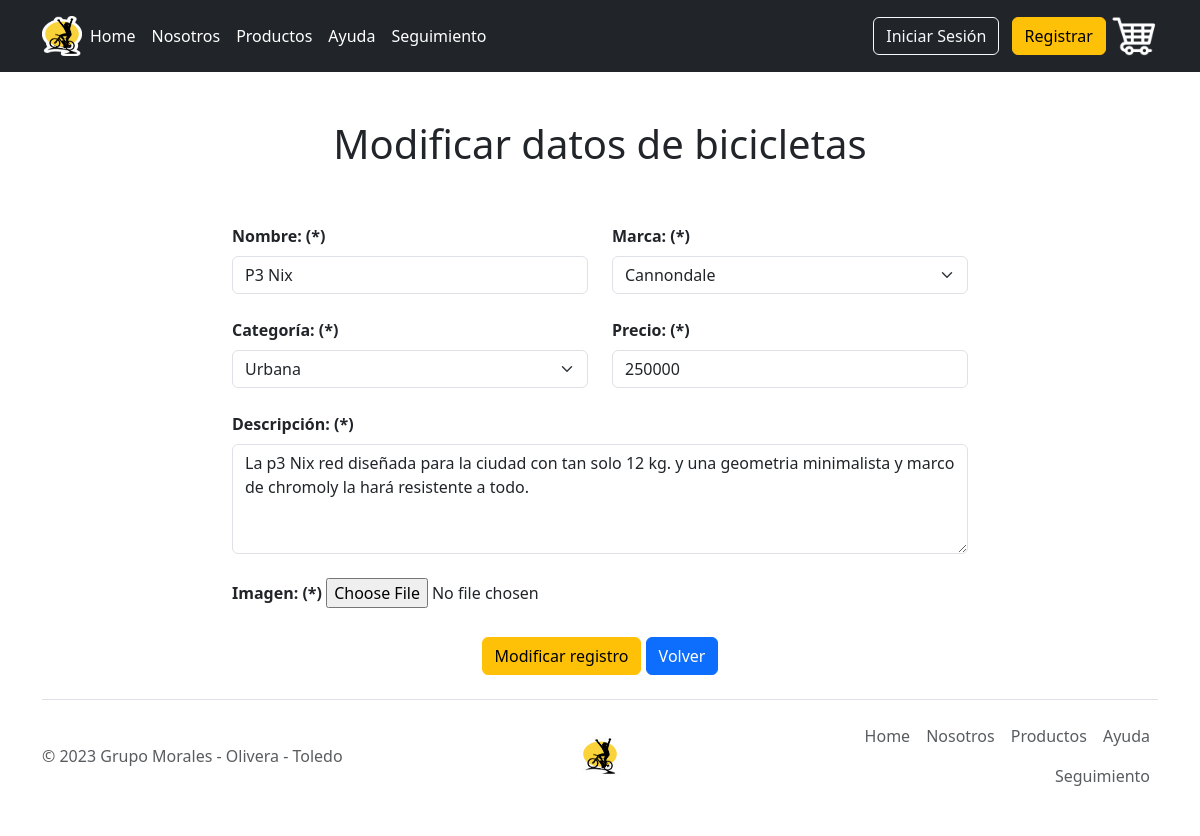
Page /bicicletas/editBici/3 on the committed database.
### bicicletas/models.py (models this page shows, shortened)
class Bicicleta(models.Model):
    id_bicicleta        = models.AutoField(primary_key=True)
    nombre_bicicleta    = models.CharField(max_length=100)
    descripcion         = models.TextField()
    precio              = models.IntegerField()
    imagen              = models.ImageField(upload_to='')
    id_categoria        = models.ForeignKey(Categoria, on_delete=models.CASCADE)
    id_marca            = models.ForeignKey(Marca, on_delete=models.CASCADE)

### bicicletas/views.py (the view)
# urls.py: path("editBici/<int:pk>", views.editBici, name="editBici"),
def editBici(request, pk):
    if pk != 0:
        bicicleta = Bicicleta.objects.get(id_bicicleta = pk)
        categorias = Categoria.objects.all()
        marcas = Marca.objects.all()
        context = {"bicicleta": bicicleta, "categorias": categorias, "marcas": marcas}
        if bicicleta:
            return render(request, "bicicletas/editBici.html", context)
        else:
            context = {"mensaje":"Error, rut no existe..."}
            return render(request, "bicicletas/listBici.html", context)

### bicicletas/templates/bicicletas/editBici.html (shortened to what this page needs)
{% extends "administrador/base.html" %}
{% load static %}
{% block content %}
<div class="container">
    <div class="row">
      <div class="col-sm"></div>
      <div class="col-sm-8">
        <h1 class="text-center">Modificar datos de bicicletas</h1>
        <br>
        <form action="{% url 'updateBici' %}" method="POST" enctype="multipart/form-data">
        <div class="row">
            <div class="col-sm-6">
              <div class="form-group">
              </div>
            </div>
        </div>
          <div class="row">
            <div class="col-sm-6">
              <div class="form-group">
                <label for="nombre" class="form-label"><b>Nombre: (*)</b></label>
                <input type="text" id="nombre" name="nombre" value="{{ bicicleta.nombre_bicicleta }}" class="form-control" required>
              </div>
            </div>
            <div class="col-sm-6">
              <div class="form-group">
                <label for="marca" class="form-label"><b>Marca: (*)</b></label>
                <select id="marca" name="marca" class="form-select">
                  {% for m in marcas %}
                    {% if m.nombre_marca == bicicleta.id_marca.nombre_marca %}
                      <option value="{{m.id_marca}}" selected>{{m.nombre_marca}}</option>
                    {% else %}
                      <option value="{{m.id_marca}}">{{m.nombre_marca}}</option>
                    {% endif %}
                  {% endfor %}
                </select>
              </div>
            </div>
          </div><br>
          <div class="row">
            <div class="col-sm-6">
              <div class="form-group">
                <label for="categoria" class="form-label"><b>Categoría: (*)</b></label>
                <select id="categoria" name="categoria" class="form-select">
                  {% for c in categorias %}
                    {% if c.nombre_categoria == bicicleta.id_categoria.nombre_categoria %}
                      <option value="{{c.id_categoria}}" selected>{{c.nombre_categoria}}</option>
                    {% else %}
                      <option value="{{c.id_categoria}}">{{c.nombre_categoria}}</option>
                    {% endif %}
                  {% endfor %}
                </select>
              </div>
            </div>
            <div class="col-sm-6">
              <div class="form-group">
                <label for="precio" class="form-label"><b>Precio: (*)</b></label>
                <input type="number" id="precio" name="precio" value="{{ bicicleta.precio }}" class="form-control" required>
              </div>
            </div>
          </div><br>
          <div class="form-group">
            <label for="descripcion" class="form-label"><b>Descripción: (*)</b></label><br>
            <textarea id="descripcion" name="descripcion" rows="4" cols="50" class="form-control">{{ bicicleta.descripcion }}</textarea>
          </div><br>
          <div class="form-group">
            <label for="imagen" class="form-label"><b>Imagen: (*)</b></label>
            <input type="file" id="imagen" name="imagen" accept="image/*" class="form-control-file" required>
          </div>
          <div id="contenedor-imagen"></div><br>
          <div class="form-group text-center">
            <div class="btn-group" role="group">
              <input type="submit" value="Modificar registro" class="btn btn-warning">
            </div>
              <div class="btn-group" role="group">
                <a href="{% url 'crudBici' %}" class="btn btn-primary">Volver</a>
              </div>
            </div>
        </form>
      </div>
      <div class="col-sm"></div>
    </div>
  </div>
  {% endblock %}

### rows in the picture
Bicicleta: nombre "P3 Nix", precio "250000", descripcion "La p3 Nix red diseñada para la ciudad con tan solo 12 kg. y una geometria minimalista y marco de chromoly la hará resistente a todo."

### other values in the picture
form field marca "Cannondale"
form field categoria "Urbana"
